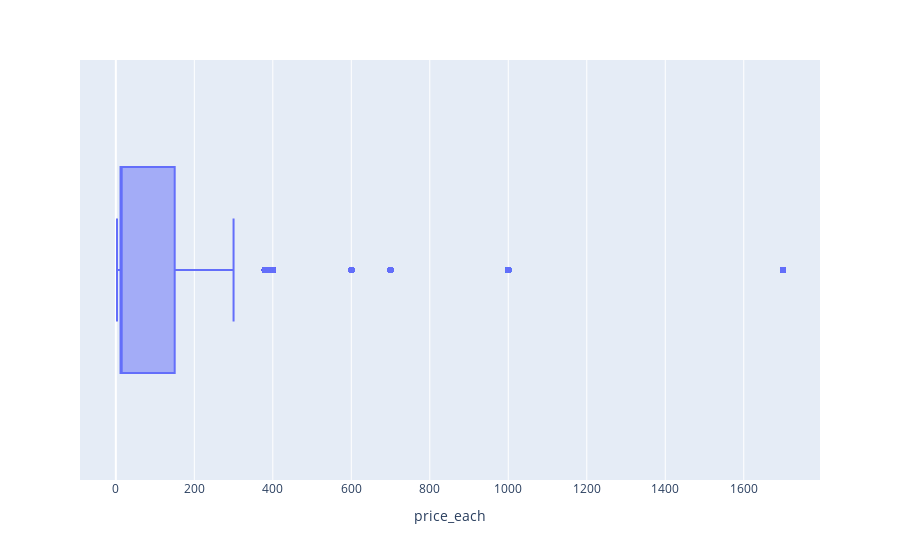

Notebook cell for this chart:
### Code cell
# box for price

### Figure 1 — Plotly figure (JSON) as saved in the notebook; plotly's stock layout.template omitted (floating-point values rounded to 4 significant figures; data arrays with more than 128 entries replaced by an {"elided": "..."} marker saying what was removed)
{"data": [{"alignmentgroup": "True", "hovertemplate": "price_each=%{x}<extra></extra>", "legendgroup": "", "marker": {"color": "#636efa"}, "name": "", "notched": false, "offsetgroup": "", "orientation": "h", "showlegend": false, "type": "box", "x": {"elided": "24949 float values"}, "x0": " ", "xaxis": "x", "y0": " ", "yaxis": "y"}], "layout": {"boxmode": "group", "legend": {"tracegroupgap": 0}, "margin": {"t": 60}, "xaxis": {"anchor": "y", "domain": [0, 1], "title": {"text": "price_each"}}, "yaxis": {"anchor": "x", "domain": [0, 1]}}}
